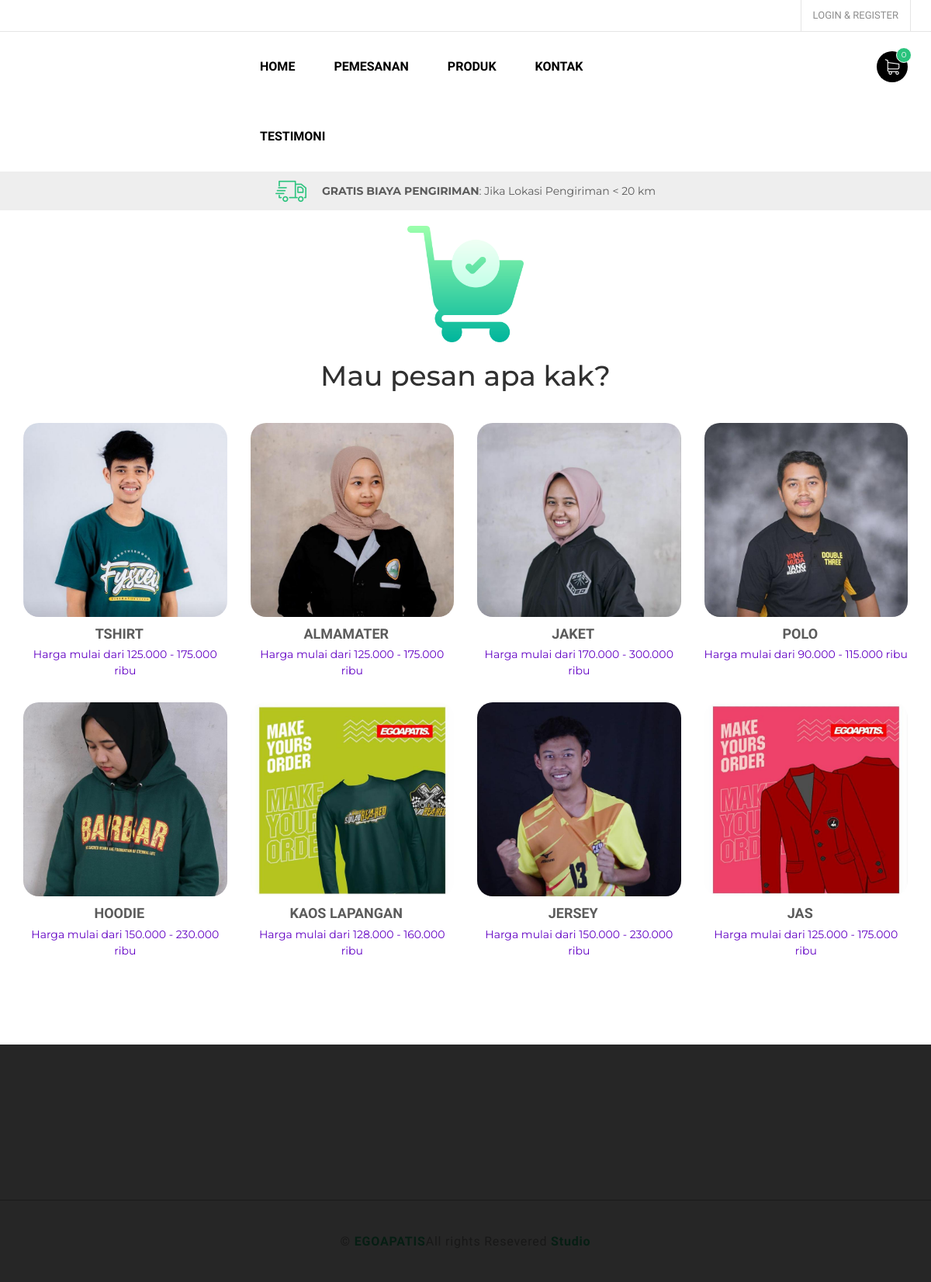
Screenshot of /index.php/konsumen/pesan_pilihkat with the database file from the repository.
### tables this page shows
CREATE TABLE `kategori` (
  `id_kategori` int(11) NOT NULL,
  `nama_kategori` varchar(250) NOT NULL,
  `gambar_kategori` varchar(250) NOT NULL,
  `list_paket` varchar(250) NOT NULL,
  `mulai_harga` varchar(250) DEFAULT '0',
  `deskripsi` text
);

### application/controllers/Konsumen.php (called while the page is built, shortened)
<?php
class Konsumen extends CI_Controller
{
    public function __construct()
    {
        $this->load->model('Konsumen_model');
        $this->load->library('form_validation');
    }
    public function pesan_pilihkat()
    {
        $data['pilih_kategori'] = $this->Konsumen_model->getKategori();
        $id_user = $this->session->userdata('id_user');
        $data['jumlah_keranjang'] = $this->Konsumen_model->getCountKeranjang(
            $id_user
        );
        $data['barang_keranjang'] = $this->Konsumen_model->getIsiKeranjang(
            $id_user
        );
        $this->load->view('templatesKonsumen/header', $data);
        $this->load->view('konsumen/p_pilihkat', $data);
        $this->load->view('templatesKonsumen/footer');
    }
}

### index.php (called while the page is built, shortened)
<?php
require_once BASEPATH.'core/CodeIgniter.php';

### application/models/Konsumen_model.php (called while the page is built, shortened)
<?php
class Konsumen_model extends CI_model
{
    public function getKategori()
    {
        $query = 'SELECT * FROM kategori';
        return $this->db->query($query)->result();
    }
    public function getCountKeranjang($idUser)
    {
        $this->db->select('COUNT(id_pesanan) jml');
        $this->db->from('pemesanan');
        $this->db->where('id_user =', $idUser);
        $this->db->where('status_pesanan =', 'di dalam keranjang');
        $this->db->group_by('id_user');
        return $this->db->get()->row();
    }
    public function getIsiKeranjang($idUser)
    {
        $this->db->select('*');
        $this->db->from('pemesanan p');
        $this->db->join('kategori k', 'p.id_kategori=k.id_kategori');
        $this->db->where('id_user', $idUser);
        $this->db->where('status_pesanan', 'di dalam keranjang');
        $this->db->or_where('status_pesanan', 'di dalam keranjang aktif');
        return $this->db->get()->result();
    }
}

### application/views/konsumen/p_pilihkat.php (the view, shortened to what this page needs)
<div class="header-services">
    <div class="ps-services owl-slider" data-owl-auto="true" data-owl-loop="true" data-owl-speed="7000" data-owl-gap="0" data-owl-nav="true" data-owl-dots="false" data-owl-item="1" data-owl-item-xs="1" data-owl-item-sm="1" data-owl-item-md="1" data-owl-item-lg="1" data-owl-duration="1000" data-owl-mousedrag="on">
        <p class="ps-service"><i class="ps-icon-delivery"></i><strong>Gratis Biaya Pengiriman</strong>: Jika Lokasi Pengiriman < 20 km</p>
    </div>
</div>
<main class="ps-main">
    <div style="text-align: center;padding-top: 20px;">
        <img src="<?= base_url(
                        'assetsKonsumen/'
                    ) ?>images/cart-preview/shopping-cart.png" alt="" width=150>
        <h1>Mau pesan apa kak?</h1>
    </div>
    <div class="ps-blog-grid pt-40 pb-80">
        <div class="ps-container">
            <div class="row">
                <?php foreach ($pilih_kategori as $pk) : ?>
                    <div class="col-lg-3 col-md-3 col-sm-12 col-xs-12 ">
                        <div class="ps-post mb-30">
                            <div class="ps-post__thumbnail">
                                <a class="ps-post__overlay" href="<?= base_url(
                                                                        'konsumen/kategori/'
                                                                    ) .
                                                                        $pk->id_kategori ?>">
                                </a>
                                <img src="<?= base_url('assetsKonsumen/img_kategori/') . $pk->gambar_kategori ?>" alt="" height="250" style="border-radius: 20px;object-fit: cover;">
                            </div>
                            <div class="ps-post__content"><a class="ps-post__title" href="<?= base_url(
                                                                                                'konsumen/kategori/'
                                                                                            ) . $pk->id_kategori ?>" style="text-align: center;margin-left:-15px"><?= $pk->nama_kategori ?></a>
                            </div>
                            <center>
                                <p style="color: #6200c4;">Harga mulai dari <?= $pk->mulai_harga ?> ribu</p>
                            </center>
                        </div>
                    </div>
                <?php endforeach; ?>
            </div>
        </div>
    </div>

### rows the page displays
kategori: gambar_kategori (picture), nama_kategori "TSHIRT", mulai_harga "125.000 - 175.000"
kategori: gambar_kategori (picture), nama_kategori "ALMAMATER", mulai_harga "125.000 - 175.000"
kategori: gambar_kategori (picture), nama_kategori "JAKET", mulai_harga "170.000 - 300.000"
kategori: gambar_kategori (picture), nama_kategori "POLO", mulai_harga "90.000 - 115.000"
kategori: gambar_kategori (picture), nama_kategori "HOODIE", mulai_harga "150.000 - 230.000"
kategori: gambar_kategori (picture), nama_kategori "KAOS LAPANGAN", mulai_harga "128.000 - 160.000"
kategori: gambar_kategori (picture), nama_kategori "JERSEY", mulai_harga "150.000 - 230.000"
kategori: gambar_kategori (picture), nama_kategori "JAS", mulai_harga "125.000 - 175.000"
